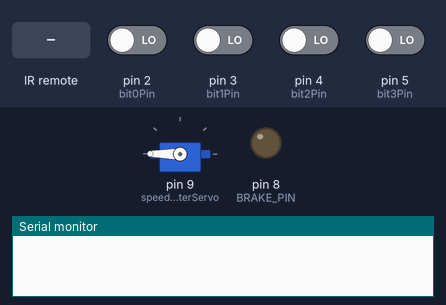
Bench run of a sketch on a simulated Arduino Uno, built with avr-gcc and run on an emulated ATmega328P. On the bench: servo, output pins drawn as LEDs (lit = HIGH), the last lines printed to the serial monitor. The inputs (shaded band) are chosen by the test bench; at power-on: pin 2 (bit0Pin), pin 3 (bit1Pin), pin 4 (bit2Pin), pin 5 (bit3Pin) LOW.

Above: at 1.2 s.
1.3 s: infrared code 0xE619FF00 received
At 1.8 s:
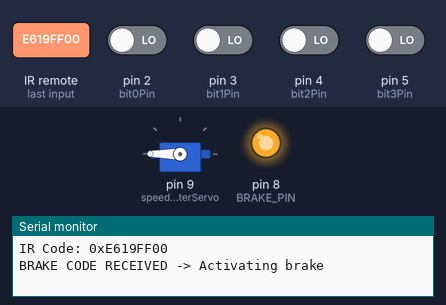
2.8 s: infrared code 0xBA45FF00 received
At 4.0 s:
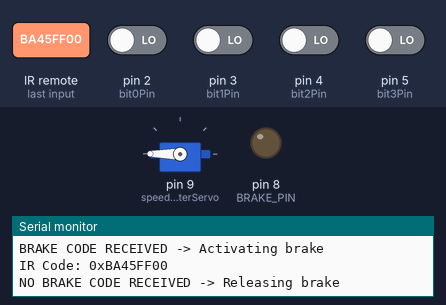
4.3 s: pin 2 (bit0Pin) driven HIGH
At 5.3 s:
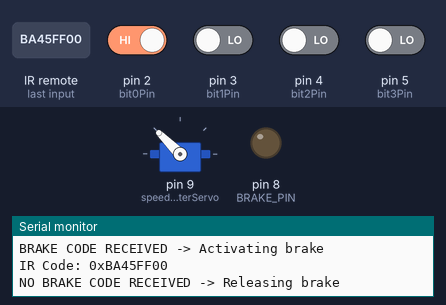
5.8 s: pin 3 (bit1Pin) driven HIGH
At 6.6 s:
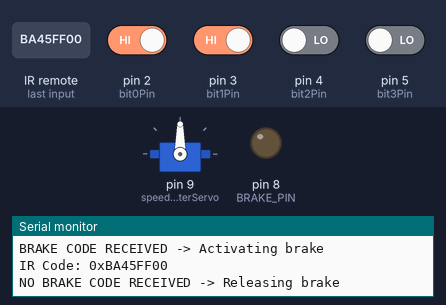
7.3 s: pin 4 (bit2Pin) driven HIGH
At 7.9 s:
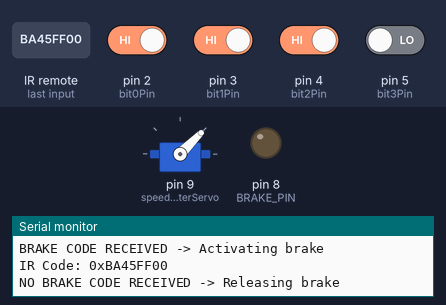
8.8 s: pin 5 (bit3Pin) driven HIGH
At 9.2 s:
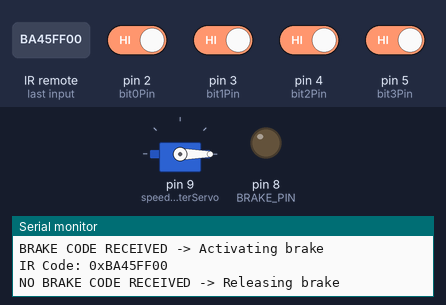
Timing chart, 0 to 11.3 s (numbered marks = the images above; inputs shaded):
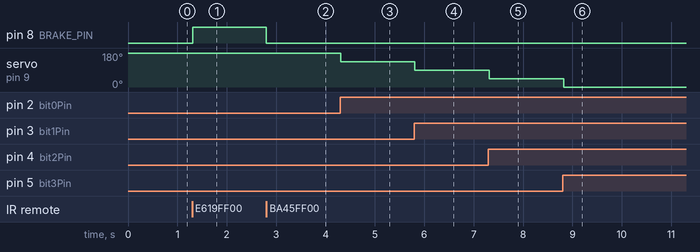

Measured:
- after the input at 1.3 s, pin 8 (BRAKE_PIN): LOW → HIGH at once
- after the input at 2.8 s, pin 8 (BRAKE_PIN): HIGH → LOW at once
- after the input at 4.3 s, servo on pin 9 (speedometerServo): 180° → 135° at once
- after the input at 5.8 s, servo on pin 9 (speedometerServo): 135° → 90° at once
- after the input at 7.3 s, servo on pin 9 (speedometerServo): 90° → 45° at once
- after the input at 8.8 s, servo on pin 9 (speedometerServo): 45° → 0° at once

The sketch:

Kriti_PS_Complete.ino
```cpp
#include <IRremote.h>
#include <Servo.h>

// IR receiver object on pin 7
IRrecv IR(7);

// Servo object
Servo speedometerServo;

#define BRAKE_PIN   8  // Output pin to brake mechanism (if still needed)

// Define input pins
const int bit0Pin = 2;  // Least significant bit (rightmost)
const int bit1Pin = 3;
const int bit2Pin = 4;
const int bit3Pin = 5;  // Most significant bit (leftmost)

int servoAngle = 180; // Default servo angle
bool brakeApplied = false; // Flag to track brake state

// IR code that activates the brake
const unsigned long BRAKE_CODE = 0xE619FF00;
const unsigned long NO_BRAKE_CODE = 0xBA45FF00;

void setup() {
  Serial.begin(9600);

  // Initialize IR reception
  IR.enableIRIn();

  // Set brake pin as output
  pinMode(BRAKE_PIN, OUTPUT);
  digitalWrite(BRAKE_PIN, LOW); // Default brake off

  // Configure input pins with internal pull-up resistors
  pinMode(bit0Pin, INPUT);
  pinMode(bit1Pin, INPUT);
  pinMode(bit2Pin, INPUT);
  pinMode(bit3Pin, INPUT);

  // Attach servo to pin 9
  speedometerServo.attach(9);
  speedometerServo.write(180);
}

void loop() {
  // IR decoding
  if (IR.decode()) {
    Serial.print("IR Code: 0x");
    Serial.println(IR.decodedIRData.decodedRawData, HEX);

    if (IR.decodedIRData.decodedRawData == BRAKE_CODE) {
      Serial.println("BRAKE CODE RECEIVED -> Activating brake");
      digitalWrite(BRAKE_PIN, HIGH);
      brakeApplied = true; // Set brake flag
    } else if (IR.decodedIRData.decodedRawData == NO_BRAKE_CODE) {
      Serial.println("NO BRAKE CODE RECEIVED -> Releasing brake");
      digitalWrite(BRAKE_PIN, LOW);
      brakeApplied = false; // Clear brake flag
    }

    IR.resume(); // Ready for next IR signal
  }

  // If brake is applied, force speedometer to 180 degrees
  if (brakeApplied) {
    speedometerServo.write(180);
    return; // Skip further execution to ensure no speed is set
  }

  // Read all digital inputs (inverted because we're using pull-ups)
  int b0 = digitalRead(bit0Pin);
  int b1 = digitalRead(bit1Pin);
  int b2 = digitalRead(bit2Pin);
  int b3 = digitalRead(bit3Pin);

  // Combine bits into a single value
  int inputValue = b0 + (b1 << 1) + (b2 << 2) + (b3 << 3);

  // Determine servo angle based on input combination
  switch (inputValue) {
    case 0b0000:  // 0000 - Stop
      servoAngle = 180;
      break;
    case 0b0001:  // 0001 - Speed 1
      servoAngle = 135;
      break;
    case 0b0011:  // 0011 - Speed 2
      servoAngle = 90;
      break;
    case 0b0111:  // 0111 - Speed 3
      servoAngle = 45;
      break;
    case 0b1111:  // 1111 - Max Speed
      servoAngle = 0;
      break;
    default:      // Invalid combination (use previous state)
      return;
  }

  // Move servo to selected position
  speedometerServo.write(servoAngle);

  delay(50); // Small delay for stability
}
```
